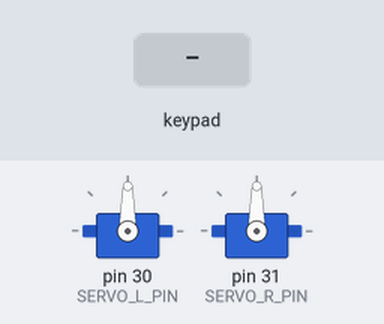
This sketch was run on a simulated Arduino Mega 2560, built with avr-gcc and run on an emulated ATmega2560. Shown: 2 × servo. Inputs (shaded band) come from the test bench. What the sketch prints to the serial monitor is not drawn.

Above: at 1.7 s.
1.8 s: key 'U' pressed
At 2.01 s:
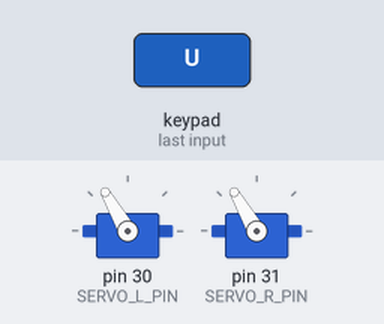
3.7 s: key 'D' pressed
At 3.92 s:
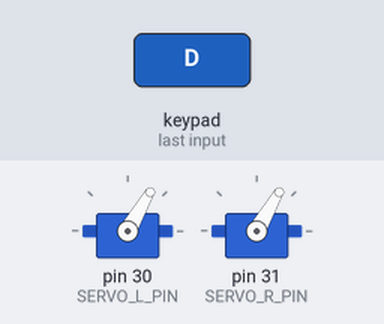
5.6 s: key 'L' pressed
At 5.8 s:
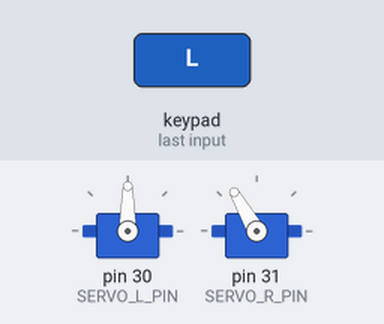
7.5 s: key 'R' pressed
At 7.7 s:
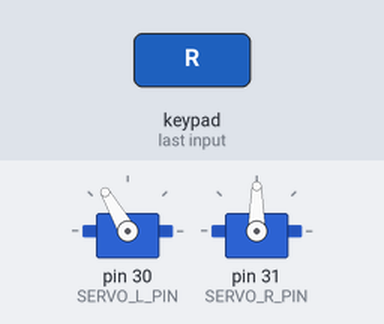
Timing chart, 0 to 10.4 s (numbered marks = the images above; inputs shaded):
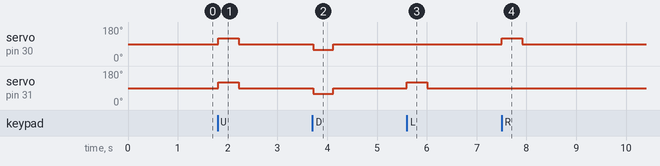

The sketch:

dk_2dc_nutbam.ino
```cpp
#include <PS2X_lib.h>
#include <Servo.h>

// ===== PS2 =====
PS2X ps2x;

// ===== Servo =====
Servo servoL;
Servo servoR;

// ===== Chân =====
#define SERVO_L_PIN 30
#define SERVO_R_PIN 31

// ===== Tốc độ (CHỈNH THEO SERVO THỰC TẾ) =====
int STOP = 90;   // điểm dừng
int FAST = 120;  // tiến nhanh
int BACK = 60;   // lùi

void setup() {
  Serial.begin(9600);

  // PS2: (CLK, CMD, CS, DAT)
  int error = ps2x.config_gamepad(52, 51, 53, 50, true, true);
  if (error == 0) Serial.println("PS2 OK");
  else Serial.println("PS2 FAIL");

  servoL.attach(SERVO_L_PIN);
  servoR.attach(SERVO_R_PIN);

  // Dừng an toàn khi khởi động
  servoL.write(STOP);
  servoR.write(STOP);
  delay(500);
}

void loop() {
  ps2x.read_gamepad();

  if (ps2x.Button(PSB_PAD_UP)) {
    // TIẾN
    servoL.write(FAST);
    servoR.write(FAST);
  }
  else if (ps2x.Button(PSB_PAD_DOWN)) {
    // LÙI
    servoL.write(BACK);
    servoR.write(BACK);
  }
  else if (ps2x.Button(PSB_PAD_LEFT)) {
    // QUAY TRÁI
    servoL.write(STOP);
    servoR.write(FAST);
  }
  else if (ps2x.Button(PSB_PAD_RIGHT)) {
    // QUAY PHẢI
    servoL.write(FAST);
    servoR.write(STOP);
  }
  else {
    // DỪNG
    servoL.write(STOP);
    servoR.write(STOP);
  }

  delay(20);
}
```

Measured:
- after the input at 1.8 s, servo on pin 30 (SERVO_L_PIN), servo on pin 31 (SERVO_R_PIN): 90° → 120° at once, → 90° 0.41 s later
- after the input at 3.7 s, servo on pin 30 (SERVO_L_PIN), servo on pin 31 (SERVO_R_PIN): 90° → 60° at once, → 90° 0.41 s later
- after the input at 5.6 s, servo on pin 31 (SERVO_R_PIN): 90° → 120° at once, → 90° 0.41 s later
- after the input at 7.5 s, servo on pin 30 (SERVO_L_PIN): 90° → 120° at once, → 90° 0.41 s later
